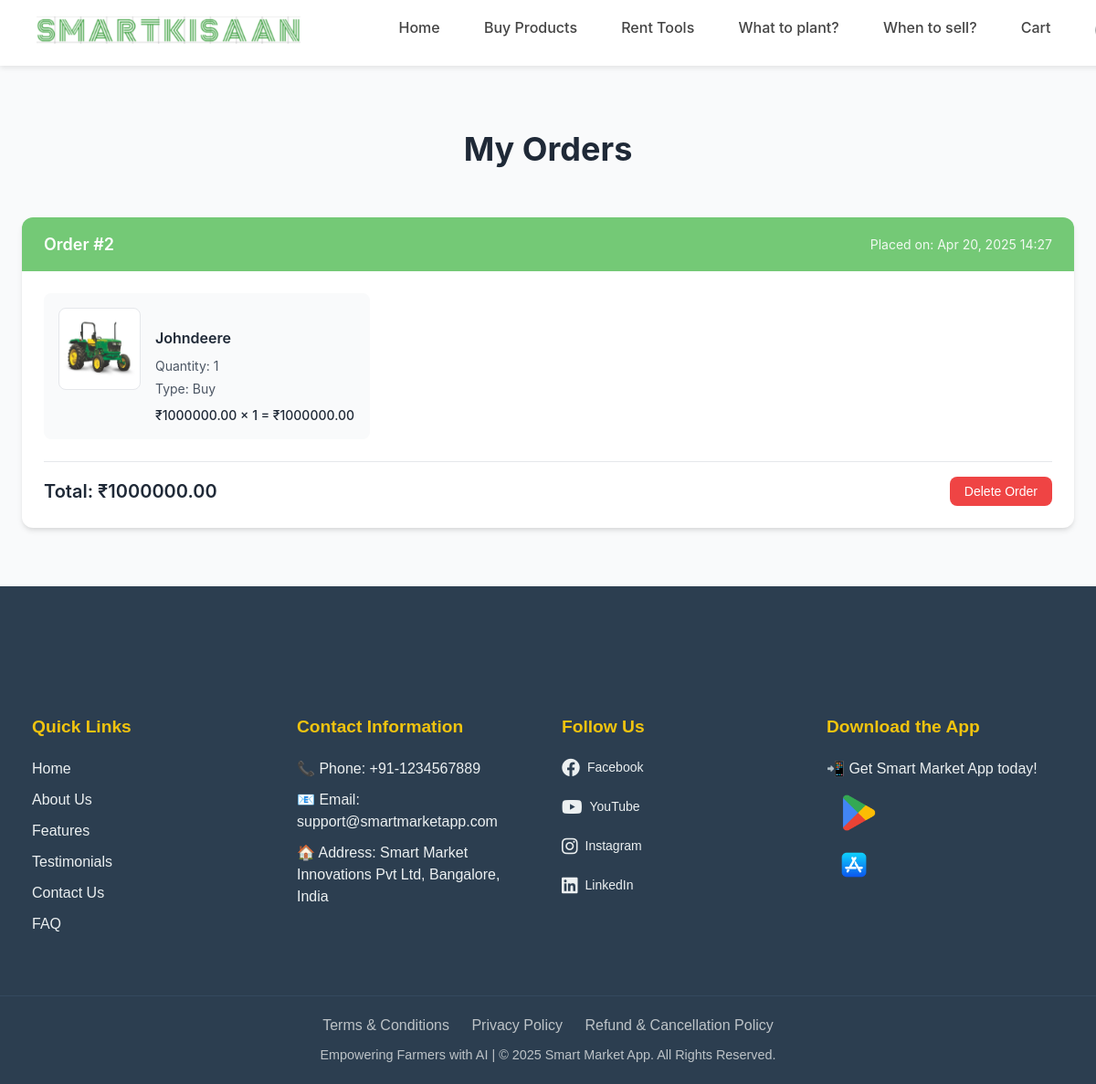
The page /my-orders/ (signed in) on the database as committed earlier.
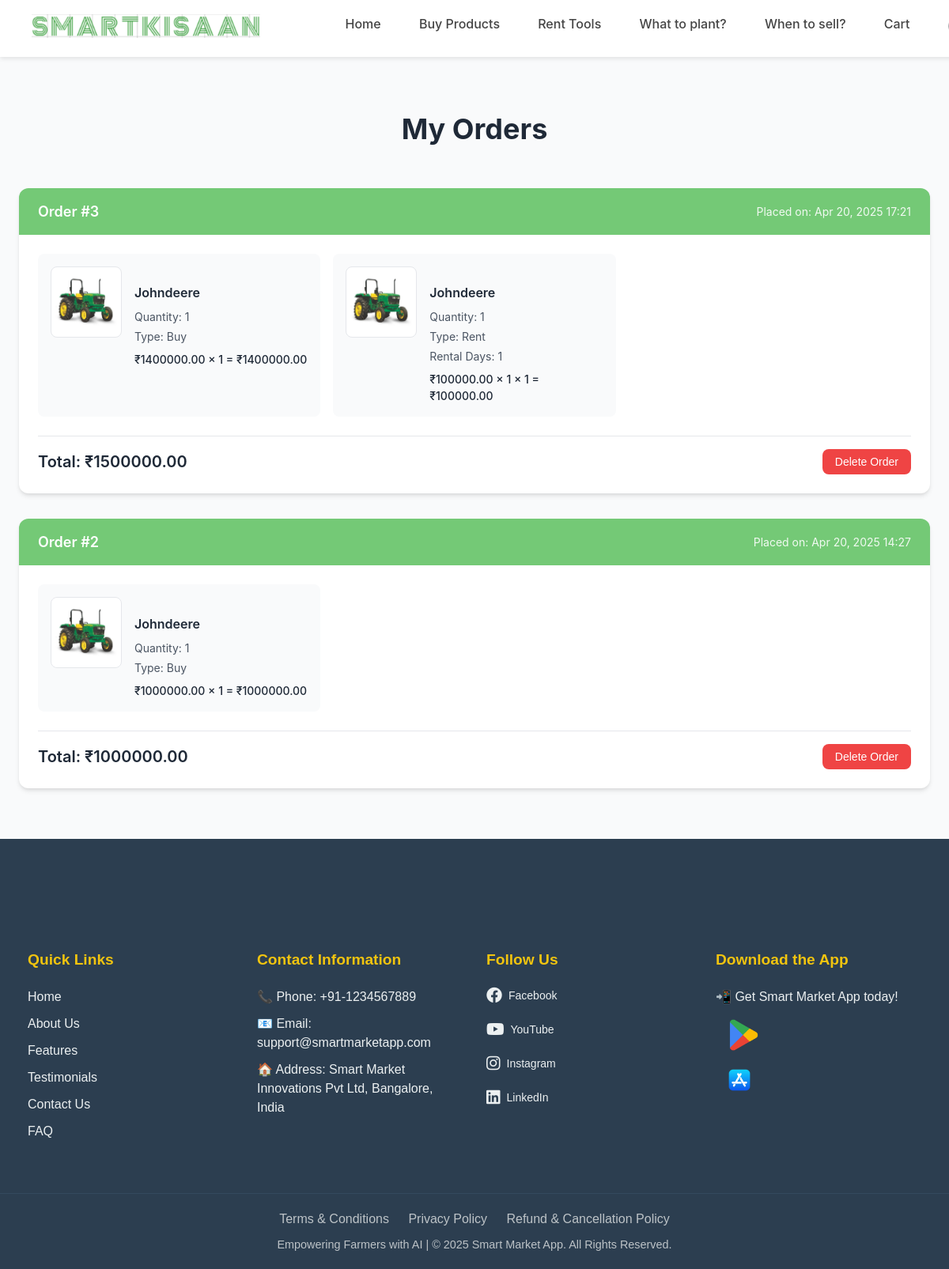
The same page on the database as committed later.
### myapp/models.py (models this page shows, shortened)
class Order(models.Model):
    user = models.ForeignKey(User, on_delete=models.CASCADE)
    date_ordered = models.DateTimeField(auto_now_add=True)
    total_price = models.DecimalField(max_digits=10, decimal_places=2, default=0)

class OrderItem(models.Model):
    order = models.ForeignKey(Order, related_name='items', on_delete=models.CASCADE)
    product_name = models.CharField(max_length=255)
    is_rent = models.BooleanField(default=False)
    quantity = models.PositiveIntegerField()
    rental_days = models.PositiveIntegerField(default=1)
    price = models.DecimalField(max_digits=10, decimal_places=2)
    image_url = models.URLField(blank=True, null=True)  # If you have image paths
    def subtotal(self):
        if self.is_rent:
            return self.price * self.quantity * self.rental_days
        return self.price * self.quantity

### myapp/views.py (the view)
# urls.py: path('my-orders/', views.my_orders_view, name='my_orders'),
@login_required
def my_orders_view(request):
    orders = Order.objects.filter(user=request.user).order_by('-date_ordered')
    return render(request, 'my_orders.html', {'orders': orders})

### myapp/templates/my_orders.html (shortened to what this page needs)
{% extends "base.html" %}
{% block content %}
<div class="container">
  <div class="page-header">
    <h1 class="page-title">My Orders</h1>
  </div>
  {% if orders %}
    {% for order in orders %}
      <div class="order-card">
        <div class="order-header">
          <div class="order-id">Order #{{ order.id }}</div>
          <div class="order-date">Placed on: {{ order.date_ordered|date:"M d, Y H:i" }}</div>
        </div>
        <div class="order-body">
          <div class="items-grid">
            {% for item in order.items.all %}
              <div class="item-card">
                {% if item.image_url %}
                  <img src="{{ item.image_url }}" alt="{{ item.product_name }}" class="item-image">
                {% else %}
                  <div class="item-image-placeholder"></div>
                {% endif %}
                <div class="item-details">
                  <h4 class="item-name">{{ item.product_name }}</h4>
                  <div class="item-info">Quantity: {{ item.quantity }}</div>
                  <div class="item-info">Type: {{ item.is_rent|yesno:"Rent,Buy" }}</div>
                  {% if item.is_rent %}
                    <div class="item-info">Rental Days: {{ item.rental_days }}</div>
                    <div class="item-subtotal">₹{{ item.price }} × {{ item.quantity }} × {{ item.rental_days }} = ₹{{ item.subtotal }}</div>
                  {% else %}
                    <div class="item-subtotal">₹{{ item.price }} × {{ item.quantity }} = ₹{{ item.subtotal }}</div>
                  {% endif %}
                </div>
              </div>
            {% endfor %}
          </div>
          <div class="order-footer">
            <div class="total-price">Total: ₹{{ order.total_price }}</div>
            <form method="POST" action="{% url 'delete_order' order.id %}">
              <button type="submit" class="btn btn-danger" onclick="return confirm('Are you sure you want to delete this order?');">Delete Order</button>
            </form>
          </div>
        </div>
      </div>
    {% endfor %}
  {% else %}
    <div class="empty-state">
      <div class="empty-state-icon">🧰</div>
      <p class="empty-state-text">You have no orders yet.</p>
    </div>
  {% endif %}
</div>
{% endblock %}

Rows that differ between the two databases and show on the page:
added Order: id "3", date_ordered "Apr 20, 2025 17:21", total_price "1500000.00"
added OrderItem: image_url (picture), product_name "Johndeere", quantity "1", is_rent "Buy", price "1400000.00", subtotal "1400000.00", shown under "3"
added OrderItem: image_url (picture), product_name "Johndeere", quantity "1", is_rent "Rent", rental_days "1", price "100000.00", subtotal "100000.00", shown under "3"
